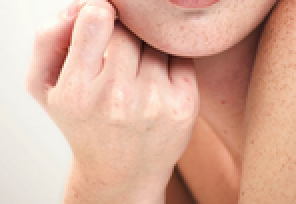
#> input picture ImageBeautify/1.png, 148 x 102 px, shrunk from 423 x 290 before the run (shown 2 times larger)
$ python microdermabrasion.py
#> lines starting #> are read from the running program, lines starting #| are printed output that depends on the picture
# _*_ encoding: utf-8 _*_

__author__ = 'Vincent'
__date__ = '2019/3/25 20:53'

# 磨皮美白


import cv2
import numpy as np

img = cv2.imread('1.png', 1)
#> img is the input picture: shape (102, 148, 3); mean B, G, R 156.3, 175.2, 218.8
# cv2.imshow('src', img)
# cv2.waitKey(0)
## 双边滤波
dst = cv2.bilateralFilter(img, 15, 35, 35)
# cv2.imshow('dst', dst)
# cv2.waitKey(0)

## 高斯滤波

imgGa = cv2.imread('image11.jpg', 1)
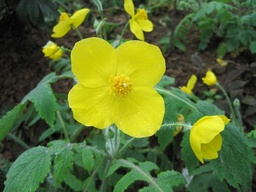
#> input picture ImageBeautify/image11.jpg, 256 x 192 px, shrunk from 730 x 547 before the run
#> imgGa is the input picture: shape (192, 256, 3); mean B, G, R 49, 109.7, 90.1
# cv2.imshow('Gu', imgGa)

dstGa = cv2.GaussianBlur(imgGa, (5, 5), 1.5)
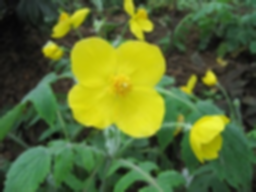
#> dstGa: shape (192, 256, 3); mean B, G, R 49, 109.7, 90.2
# cv2.imshow('dstGa', dstGa)
# cv2.waitKey(0)

## 均值滤波 [6, 6]的全1矩阵 * [6, 6]的图像矩阵  = [6, 6]/36 得到均值  然后用均值替换掉中心元素的像素值

imgMe = cv2.imread('image11.jpg')
imgInfo = imgMe.shape
#> imgInfo = (192, 256, 3)
height = imgInfo[0]
#> height = 192
width = imgInfo[1]
#> width = 256
# cv2.imshow('src', imgMe)
dstMe = np.zeros((height, width, 3), np.uint8)
for i in range(3, height - 3):
    for j in range(3, width - 3):
        sum_b = int(0)
        sum_g = int(0)
        sum_r = int(0)
        for m in range(-3, 3):
            for n in range(-3, 3):
                (b, g, r) = imgMe[i + m, j + n]
                sum_b = sum_b + int(b)
                sum_g = sum_g + int(g)
                sum_r = sum_r + int(r)
        b = np.uint8(sum_b / 36)
        g = np.uint8(sum_g / 36)
        r = np.uint8(sum_r / 36)
        dstMe[i, j] = (b, g, r)
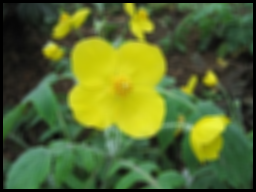
#> dstMe: shape (192, 256, 3); mean B, G, R 45.9, 105.2, 87
# cv2.imshow('dstMe', dstMe)
# cv2.waitKey(0)

## 中值滤波  使用3*3矩阵中间的像素值代替其他像素值的过程
imgMedium = cv2.imread('image11.jpg')
imgInfo = imgMedium.shape
height = imgInfo[0]
width = imgInfo[1]
# cv2.imshow('src', imgMedium)
grayMedium = cv2.cvtColor(imgMedium, cv2.COLOR_BGR2GRAY)
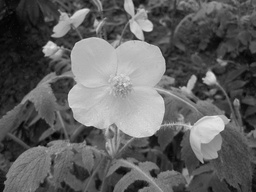
#> grayMedium: shape (192, 256); min 2, max 235, mean 96.9
cv2.imshow('gray', grayMedium)
dstMedium = np.zeros((height,width, 3), np.uint8)
collect = np.zeros(9, np.uint8)
for i in range(1, height-1):
    for j in range(1, width-1):
        k = 0
        for m in range(-1, 2):
            for n in range(-1, 2):
                gray = grayMedium[i, j]
                collect[k] = gray
                k = k + 1
        for k in range(0, 9):
            p1 = collect[k]
            for t in range(k+1,9):
                if p1<collect[t]:
                    mid = collect[t]
                    collect[t] = p1
                    p1 = mid
        dstMedium[i, j] = collect[4]
#> after the loop, collect = [19, 19, 19, 19, 19, 19, 19, 19, 19]
cv2.imshow('dstMedium', dstMedium)
cv2.waitKey(0)
